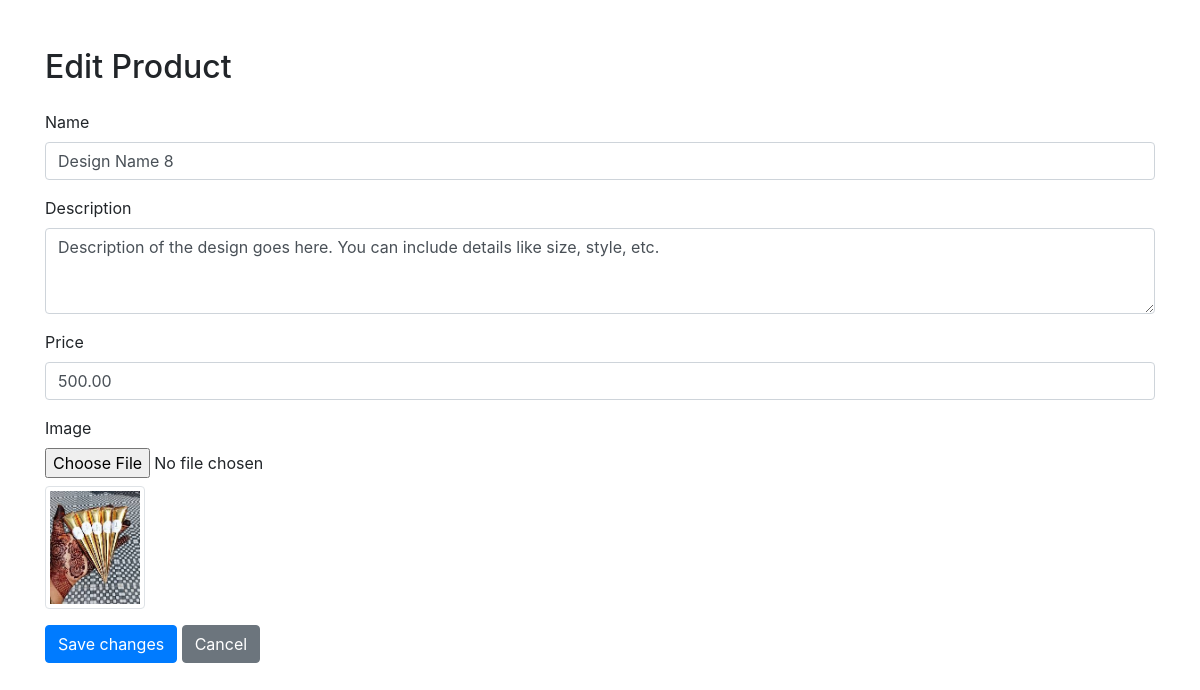
Screenshot of /AAA/Html/Dashboard/product_view_edit.php?id=4 with the database file from the repository.
### tables this page shows
CREATE TABLE `products` (
  `id` int(11) NOT NULL,
  `name` varchar(255) NOT NULL,
  `description` text NOT NULL,
  `price` decimal(10,2) NOT NULL,
  `image` varchar(255) NOT NULL
);

### AAA/Html/Dashboard/product_view_edit.php (the view, shortened to what this page needs)
<?php
$conn = mysqli_connect("localhost", "root", "", "haani_mehndi");
    if (isset($_GET['id'])) {
        $id = $_GET['id'];
        $result = mysqli_query($conn, "SELECT * FROM products WHERE id = $id");
        $product = mysqli_fetch_assoc($result);
    }
?>
<!DOCTYPE html>
<html>
<head>
    <link rel="stylesheet" href="https://maxcdn.bootstrapcdn.com/bootstrap/4.5.2/css/bootstrap.min.css">
</head>
<body>
    <div class="container mt-5">
        <h2 class="mb-4">Edit Product</h2>
        <form method="POST" enctype="multipart/form-data">
            <div class="form-group mb-3">
                <label for="name" class="form-label">Name</label>
                <input type="text" class="form-control" id="name" name="name" value="<?php echo $product['name']; ?>" required>
            </div>
            <div class="form-group mb-3">
                <label for="description" class="form-label">Description</label>
                <textarea class="form-control" id="description" name="description" rows="3" required><?php echo $product['description']; ?></textarea>
            </div>
            <div class="form-group mb-3">
                <label for="price" class="form-label">Price</label>
                <input type="number" class="form-control" id="price" name="price" value="<?php echo $product['price']; ?>" required>
            </div>
            <div class="form-group mb-3">
                <label for="image" class="form-label">Image</label>
                <input type="file" class="form-control-file" id="image" name="image">
                <img src="<?php echo $product['image']; ?>" alt="<?php echo $product['name']; ?>" width="100" class="mt-2 img-thumbnail">
            </div>
            <button type="submit" name="edit" class="btn btn-primary">Save changes</button>
            <a href="index.php" class="btn btn-secondary">Cancel</a>
        </form>
    </div>
</body>
</html>

### rows the page displays
products: name "Design Name 8", description "Description of the design goes here. You can include details like size, style, etc.", price "500.00", image (picture)
